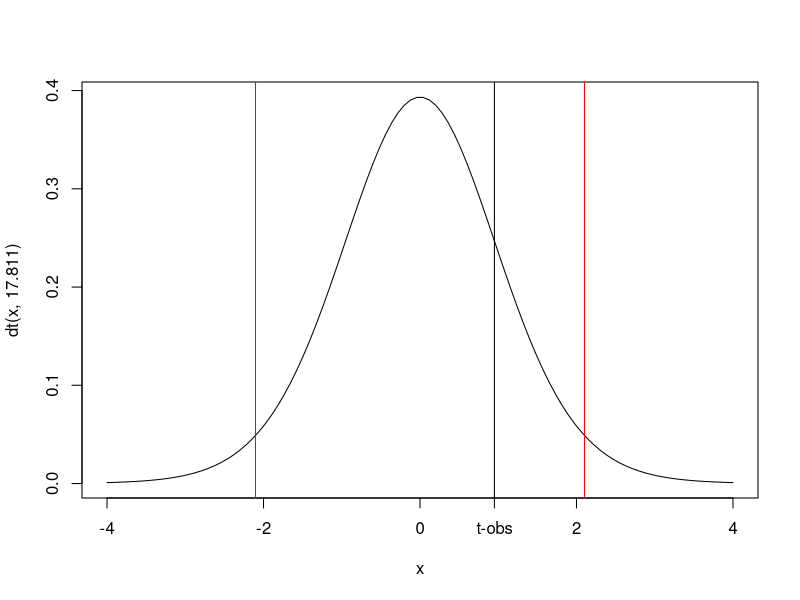
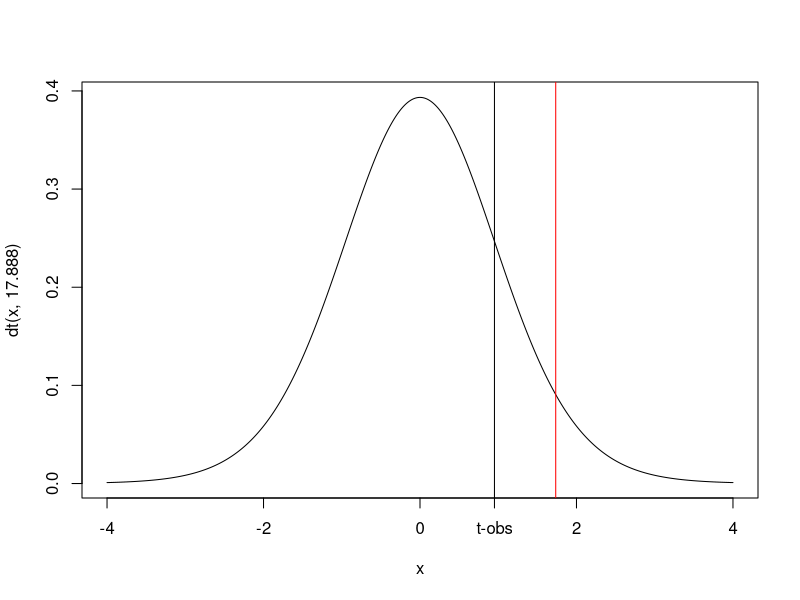

Source code (R) for these figures, in order:
## ---- chunk 1
help(t.test)
## ---- chunk 2
group_control=c(144,152,142,166,153,142,155,157,156,147) 
group_treat=c(136,148,141,170,147,139,152,151,151,142)
t.test( group_control, group_treat )
## ---- chunk 3
x = seq( -4,4, length.out = 100 ) # assign x 
      
plot( x, dt( x,17.811 ), type = "l" )  # plot the PDF of the t-distribution

abline( v = c( -1, 1 ) * qt( 0.975, 17.811 ), col = 'red' )

abline( v = 0.951 )

axis( 1, at = 0.951, 't-obs') # add axis label 't-obs' at position x = 0.95
## ---- chunk 4
t.test( group_control, group_treat, alternative = 'greater')
## ---- chunk 5
x = seq( -4, 4, by = 0.01 )

plot( x, dt( x, 17.888 ), type = 'l' )

abline( v = qt( 0.95, 17.888 ), col = 'red' )  # 95% CI left-tailed

abline( v = 0.95164 )  # add vertical line for t-statistic

axis ( 1, at =  0.95164,  't-obs')
## ---- chunk 6
dt( x, 17.888 )
## ---- chunk 7
v = qt( 0.95, 17.888 )
v
